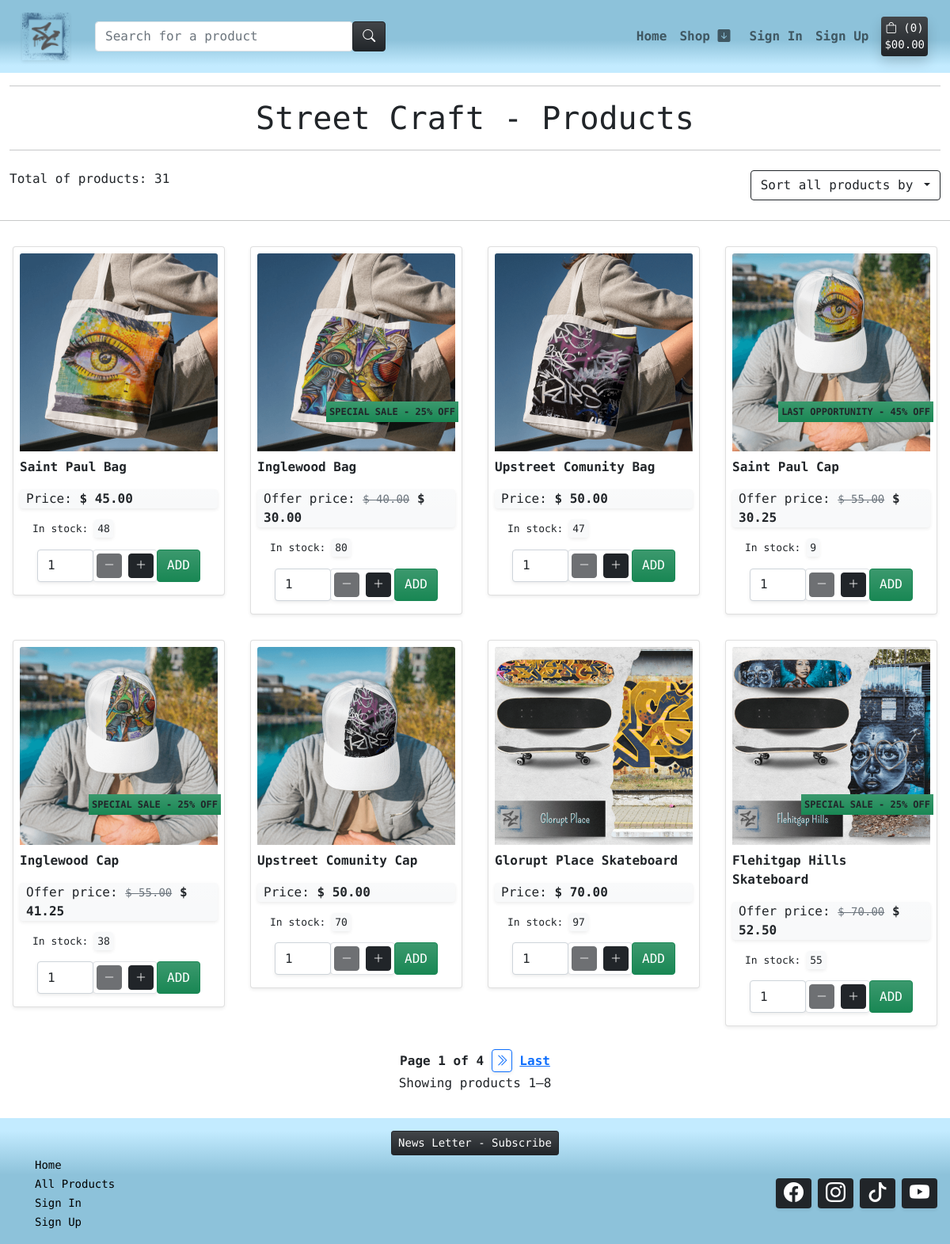
The page /all-products/ on the database its author committed.
### products/models.py (models this page shows, shortened)
class Product(models.Model):
    sku = models.SmallAutoField(primary_key=True)
    name = models.CharField(max_length=150, unique=True)
    release_date = models.DateTimeField(auto_now_add=True)
    category = models.ForeignKey('Category', null=True, blank=True, on_delete=models.SET_NULL)
    quantity_available = models.IntegerField(default=100,
            validators=[
            MinValueValidator(0)
        ])
    description = models.TextField()
    price = models.DecimalField(max_digits=6, decimal_places=2)
    offer = models.ForeignKey(Offer, null=True, blank=True, on_delete=models.SET_NULL)
    product_image = models.ImageField(null=True, blank=True)
    product_image_url = models.URLField(max_length=1024, null=True, blank=True)
    slug = models.SlugField(max_length=254, null=True, blank=True, unique=True)
    class Meta:
        ordering = ['-release_date']
    def cal_discount_price(self):
        return self.price - ((self.price * self.offer.offer_discount) / 100)

class Offer(models.Model):
    offer_sku = models.SmallAutoField(primary_key=True)
    offer_name = models.CharField(max_length=50,)
    offer_display = models.CharField(max_length=254, null=True, blank=True)
    offer_discount = models.IntegerField(default=0,
        validators=[
            MaxValueValidator(80),
            MinValueValidator(0)
        ])

### products/views.py (the view, shortened to what this page needs)
# urls.py: path('all-products/', views.products, name='products'),
def products(request):
    products_list = Product.objects.all().order_by("-release_date")
    total_products_list = products_list.count()
    if request.GET:
        if 'category' in request.GET:
            categories = request.GET['category'].split(',')
            products_list = products_list.filter(category__system_name__in=categories)
            categories = Category.objects.filter(system_name__in=categories)
            total_products_list = products_list.count()
    if request.GET:
        if 'offer' in request.GET:
            offers = request.GET['offer'].split(',')
            products_list = products_list.filter(offer__offer_name__in=offers)
            offers = Offer.objects.filter(offer_name__in=offers)
            total_products_list = products_list.count()
    paginator = Paginator(products_list, 8)
    page_number = request.GET.get('page')
    page_obj = paginator.get_page(page_number)
    context = {
        "products_list": products_list,
        "total_products_list": total_products_list,
        'page_obj': page_obj,
        'paginator': paginator,
    }
    return render(request, 'products/products_all.html', context)

### products/templatetags/product_tag.py (called while the page is built)
@register.simple_tag(takes_context=True)
def param_replace(context, **kwargs):
    d = context['request'].GET.copy()
    for k, v in kwargs.items():
        d[k] = v
    for k in [k for k, v in d.items() if not v]:
        del d[k]
    return d.urlencode()

### templates/products/products_all.html (shortened to what this page needs)
{% extends "base.html" %}
{% load static %}
{% load product_tag %}
{% block content %}
<header>
    <div class="container-fluid text-center">
        <hr>
        <h1>Street Craft - Products</h1>
        <hr>
    </div>
</header>
<div class="m-1 d-flex justify-content-between align-items-center">
    <div class="fw-light m-2">
        <p>Total of products: {{ total_products_list }}</p>
    </div>
    <div class="dropdown m-2">
        <a class="btn btn-outline-dark dropdown-toggle" href="#" role="button" data-bs-toggle="dropdown" aria-expanded="false">
            Sort all products by
        </a>
    </div>
</div>
<hr>
<div class="container-fluid">
    <div class="row">
        {% for product in page_obj %}
            <div class="col-sm-6 col-md-4 col-lg-3 p-0">
                <div class="card m-3 shadow-sm">
                    <div class="card-body m-1 p-1">
                        <a href="{% url 'product_details' product.slug %}">
                            <div class="image-container">
                                {% if product.product_image %}
                                <img class="card-img-top" src="{{ product.product_image.url }}" alt="{{ product.name }}">
                                {% else %}
                                <img class="card-img-top" src="{{ MEDIA_URL }}noimage-sc.png" alt="No image of the product">
                                {% endif %}
                                {% if product.offer %}
                                <div class="offer-tag bg-success bg-gradient">
                                    <p class="card-text text-uppercase p-1 m-0 text-dark fw-bold" style="font-size: 12px;">{{ product.offer.offer_display }} - {{ product.offer.offer_discount }}% OFF</p>
                                </div>
                                {% endif %}
                            </div>
                        </a>
                        <p class="card-text fw-bold mt-2">{{ product.name }}</p>
                        <div class="bg-light bg-gradient rounded shadow-sm mt-3">
                            {% if product.offer %}
                            <p class="ps-2 card-text">Offer price: <span class="text-muted fw-light"><del><small>$ {{ product.price }}</small></del></span> <strong>$ {{ product.cal_discount_price }} </strong></p>
                            {% else %}
                            <p class="ps-2 card-text">Price: <strong>$ {{ product.price }}</strong></p>
                            {% endif %}
                        </div>
                        {% if product.quantity_available %}
                        <p class="card-text m-3 fw-light" style="font-size: 13px;">In stock: <span class="bg-light rounded p-1 shadow-sm">{{ product.quantity_available }}</span></p>
                        {% else %}
                        <p class="card-text m-3" style="font-size: 13px;"><span class="bg-light rounded p-1 shadow-sm text-danger">Out of Stock</span></p>
                        {% endif %}
                        <div class="mt-2 mb-2">
                            <form class="form" action="{% url 'add_to_bag' product.slug %}" method="POST">
                                <div class="form-row">
                                    <div class="col-12 d-flex justify-content-center">
                                        <div class="form-group w-70">
                                            <div class="input-group">
                                                <input class="form-control qty_input rounded shadow-sm" type="number"
                                                    name="quantity" value="1" min="1" max="99"
                                                    data-item_id="{{ product.slug }}"
                                                    id="id_qty_{{ product.slug }}">
                                                <div class="d-flex flex-row border rounded shadow-sm">
                                                    <div class="input-group-prepend m-1">
                                                        <button type="button" class="decrement-qty btn btn-sm btn-dark rounded"
                                                            data-item_id="{{ product.slug }}" id="decrement-qty_{{ product.slug }}">
                                                            <span><i class="bi bi-dash-lg"></i></span>
                                                        </button>
                                                    </div>
                                                    <div class="input-group-append m-1">
                                                        <button type="button" class="increment-qty btn btn-sm btn-dark rounded"
                                                            data-item_id="{{ product.slug }}" id="increment-qty_{{ productslug }}">
                                                            <span><i class="bi bi-plus-lg"></i></span>
                                                        </button>
                                                    </div>
                                                </div>
                                                <input type="submit" class="btn btn-success bg-gradient rounded text-uppercase" value="Add">
                                            </div>
                                        </div>
                                    </div>
                                </div>
                            </form>
                        </div>
                    </div>
                </div>
            </div>
        {% endfor %}
    </div>
</div>
<div class="container text-center p-3 fw-bold">
    Page {{ page_obj.number }} of {{ paginator.num_pages }}
    {% if page_obj.has_next %}
        {% if page_obj.next_page_number != paginator.num_pages %}
        <a class="p-1 border border-primary rounded shadow-sm" href="?{% param_replace page=page_obj.next_page_number %}"><i class="bi bi-chevron-double-right"></i></a>
        {% endif %}
    <a href="?{% param_replace page=paginator.num_pages %}">Last</a>
    {% endif %}
    <p class="pt-1 fw-light">Showing products {{ page_obj.start_index }}—{{ page_obj.end_index }}</p>
</div>
{% endblock content %}

### static/css/style.css (style rules this page uses)
body { font-family: 'Syne Mono', sans-serif; }
.image-container { position: relative; }
.offer-tag { position: absolute; bottom: 15%; min-width: 25%; right: -4px; }

### rows shown on the page
Product: product_image (picture), name "Saint Paul Bag", price "45.00", quantity_available "48"
Product: product_image (picture), offer.offer_display "SPECIAL SALE", offer.offer_discount "25", name "Inglewood Bag", price "40.00", cal_discount_price "30.00", quantity_available "80"
Product: product_image (picture), name "Upstreet Comunity Bag", price "50.00", quantity_available "47"
Product: product_image (picture), offer.offer_display "LAST OPPORTUNITY", offer.offer_discount "45", name "Saint Paul Cap", price "55.00", cal_discount_price "30.25", quantity_available "9"
Product: product_image (picture), offer.offer_display "SPECIAL SALE", offer.offer_discount "25", name "Inglewood Cap", price "55.00", cal_discount_price "41.25", quantity_available "38"
Product: product_image (picture), name "Upstreet Comunity Cap", price "50.00", quantity_available "70"
Product: product_image (picture), name "Glorupt Place Skateboard", price "70.00", quantity_available "97"
Product: product_image (picture), offer.offer_display "SPECIAL SALE", offer.offer_discount "25", name "Flehitgap Hills Skateboard", price "70.00", cal_discount_price "52.50", quantity_available "55"

### other values the page prints
{{ product_count }} "0"
{{ total_products_list }} "31"
{{ page_obj.number }} "1"
{{ paginator.num_pages }} "4"
{{ page_obj.start_index }} "1"
{{ page_obj.end_index }} "8"
